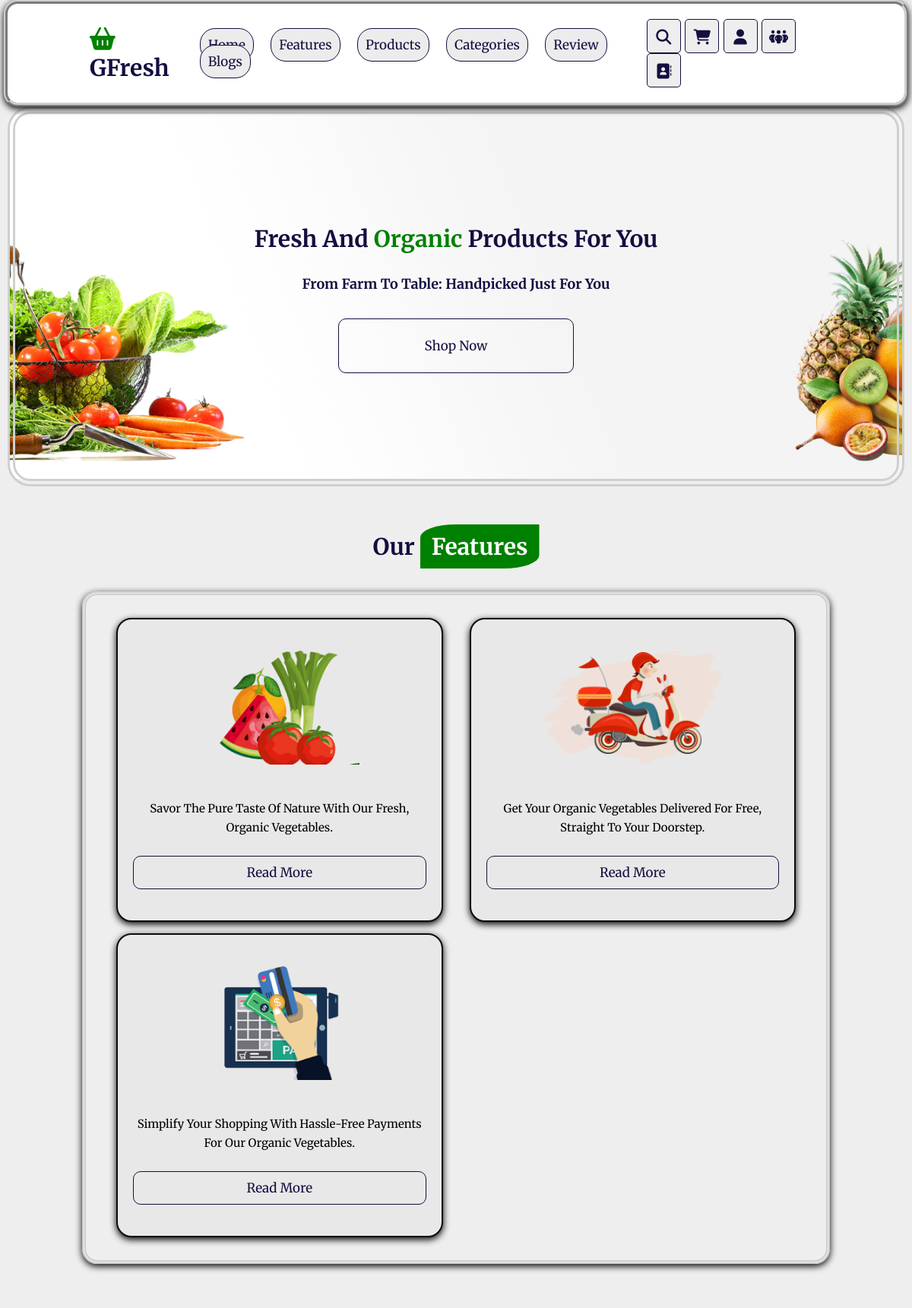
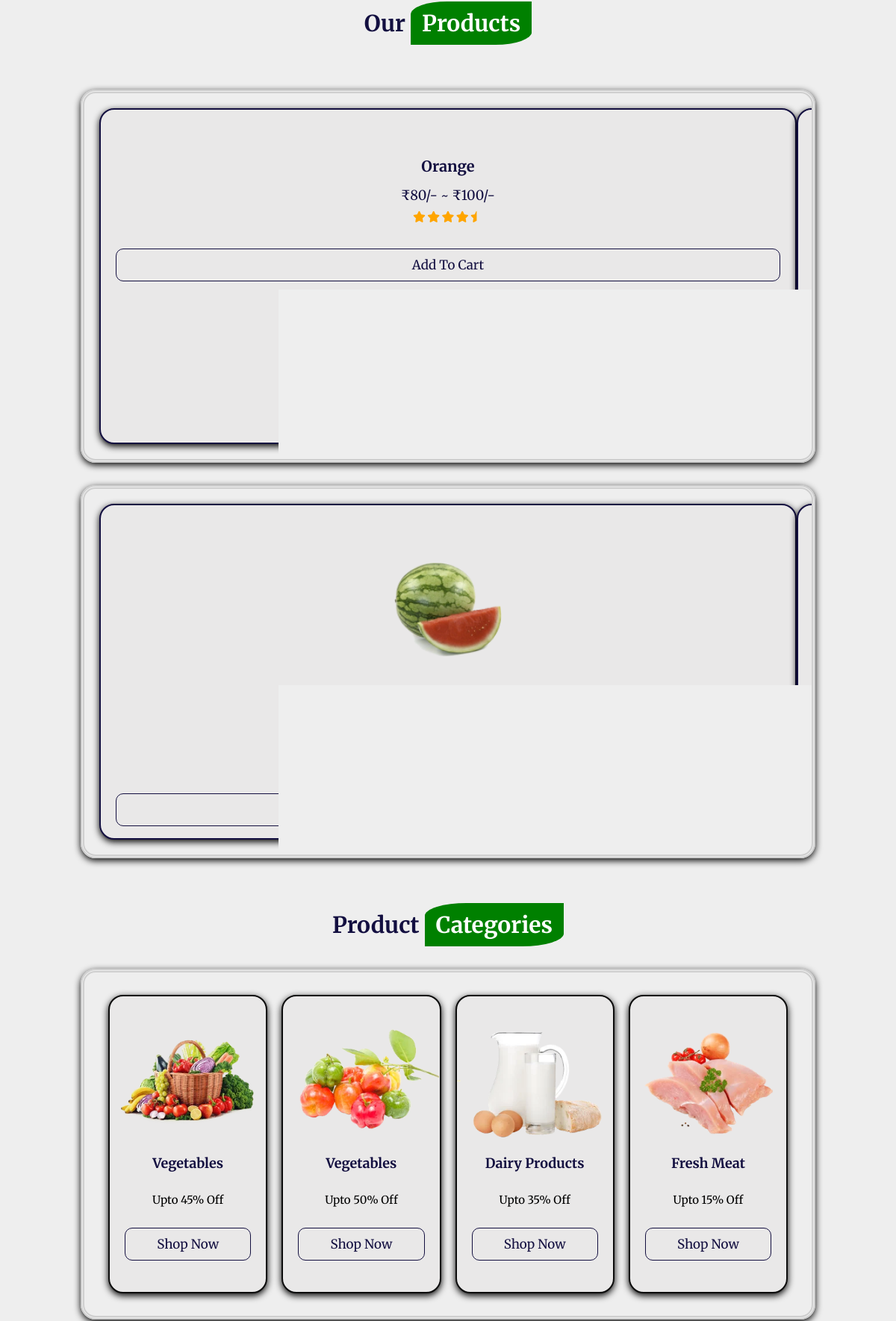
The page / (upper part) on the database its author committed (2 pictures, top to bottom).
### features/models.py (models this page shows)
class features(models.Model):
    feature_img = models.ImageField(upload_to="feature/", max_length=250 , null=True , default = None)
    feature_name = models.CharField(max_length=50)
    feature_dec = models.CharField(max_length=100)

### products/models.py (models this page shows)
class products(models.Model):
    product_img = models.ImageField(upload_to="product/", max_length=250 , null=True , default = None)
    product_name = models.CharField(max_length=50)
    product_price = models.CharField(max_length=20)

### categories/models.py (models this page shows)
class categories(models.Model):
    categorie_img = models.ImageField(upload_to="categorie/", max_length=250 , null=True , default = None)
    categorie_name = models.CharField(max_length=50)
    categorie_discount = models.CharField(max_length=100)

### GFresh/views.py (the view)
# urls.py: path('',views.index, name='index'),
def index(request):
    features_data = features.objects.all()
    products_data = products.objects.all()
    categories_data = categories.objects.all()
    reviews_data = reviews.objects.all()
    blogs_data = blogs.objects.all()
    data = {
        'features_data':features_data,
        'products_data':products_data,
        'categories_data':categories_data,
        'reviews_data':reviews_data,
        'blogs_data':blogs_data
    }
    return render(request,"index.html",data)

### templates/index.html (shortened to what this page needs)
<!DOCTYPE html>
<html lang="en">
    <head>
        <link
            rel="stylesheet"
            href="https://cdnjs.cloudflare.com/ajax/libs/font-awesome/6.5.1/css/all.min.css"
        >
        <link rel="stylesheet" href="/static/css/style.css">
        <link rel="stylesheet" href="https://cdn.jsdelivr.net/npm/swiper@11/swiper-bundle.min.css">
    </head>
    <body>
        <header class="header">
            <a href="#" class="logo">
                <i class="fa-solid fa-basket-shopping"></i>
                <b>GFresh</b>
            </a>
            <nav class="navbar">
                <a href="#home">Home</a>
                <a href="#features">Features</a>
                <a href="#products">Products</a>
                <a href="#categories">Categories</a>
                <a href="#review">Review</a>
                <a href="#blogs">Blogs</a>
            </nav>
            <div class="icons">
                <div class="fa fa-search" id="search-btn"></div>
                <div class="fa fa-shopping-cart" id="cart-btn"></div>
                <a href="/login" class="fa fa-user login" id="login-btn"></a>
                <a href="/aboutus" class="fa-solid fa-people-group aboutus" id="abouts-btn"></a>
                <a href="/contact" class="fa-solid fa-address-book contact" id="contact-btn"></a>
            </div>
        </header>
        <section class="home" id="home">
            <div class="content">
                <h3>
                    Fresh And
                    <span>Organic</span>
                    Products For You
                </h3>
                <p>From Farm to Table: Handpicked Just for You</p>
                <a href="#" class="btn">Shop Now</a>
            </div>
        </section>
        <section class="features" id="features">
            <h1 class="heading">
                Our
                <span>Features</span>
            </h1>
            <div class="box-container">
                {% for n in features_data %}
                <div class="box">
                    <img src="/media/{{n.feature_img}}" alt="">
                    <p>{{n.feature_dec}}</p>
                    <a href="#" class="btn">Read More</a>
                </div>
                {% endfor %}
            </div>
        </section>
        <section class="products" id="products">
            <h1 class="heading">
                Our
                <span>Products</span>
            </h1>
            <div class="swiper product-slider">
                <div class="swiper-wrapper">
                    {% for m in products_data %}
                    <div class="swiper-slide box">
                        <h1>{{m.product_name}}</h1>
                        <div class="price">{{m.product_price}}</div>
                        <div class="stars">
                            <i class="fa fa-star"></i>
                            <i class="fa fa-star"></i>
                            <i class="fa fa-star"></i>
                            <i class="fa fa-star"></i>
                            <i class="fa fa-star-half"></i>
                        </div>
                        <a href="#" class="btn">Add To Cart</a>
                    </div>
                    {% endfor %}
                </div>
            </div>
            <div class="swiper product-slider">
                <div class="swiper-wrapper">
                    {% for m in products_data reversed %}
                    <div class="swiper-slide box">
                        <img src="/media/{{m.product_img}}" alt="">
                        <h1>{{m.product_name}}</h1>
                        <div class="price">{{m.product_price}}</div>
                        <div class="stars">
                            <i class="fa fa-star"></i>
                            <i class="fa fa-star"></i>
                            <i class="fa fa-star"></i>
                            <i class="fa fa-star"></i>
                            <i class="fa fa-star-half"></i>
                        </div>
                        <a href="#" class="btn">Add To Cart</a>
                    </div>
                    {% endfor %}
                </div>
            </div>
        </section>
        <section class="categories" id="categories">
            <h1 class="heading">
                Product
                <span>Categories</span>
            </h1>
            <div class="box-container">
                {% for x in categories_data %}
                <div class="box">
                    <img src="/media/{{x.categorie_img}}" alt="">
                    <h3>{{x.categorie_name}}</h3>
                    <p>Upto {{x.categorie_discount}} Off</p>
                    <a href="#" class="btn">Shop Now</a>
                </div>
                {% endfor %}
            </div>
        </section>
    </body>
</html>

### rows shown on the page
features: feature_img (picture), feature_dec "Savor The Pure Taste Of Nature With Our Fresh, Organic Vegetables."
features: feature_img (picture), feature_dec "Get Your Organic Vegetables Delivered For Free, Straight To Your Doorstep."
features: feature_img (picture), feature_dec "Simplify Your Shopping With Hassle-Free Payments For Our Organic Vegetables."
products: product_name "Orange", product_price "₹80/- ~ ₹100/-"
products: product_img (picture)
categories: categorie_img (picture), categorie_name "Vegetables", categorie_discount "45%"
categories: categorie_img (picture), categorie_name "Vegetables", categorie_discount "50%"
categories: categorie_img (picture), categorie_name "Dairy Products", categorie_discount "35%"
categories: categorie_img (picture), categorie_name "Fresh Meat", categorie_discount "15%"
